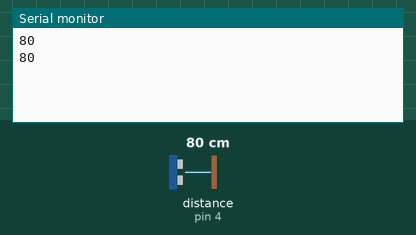
This sketch was run on a simulated Arduino Uno, built with avr-gcc and run on an emulated ATmega328P. On the bench: the last lines printed to the serial monitor. Wiring (inferred from the names in the program): ultrasonic range finder: trigger pin 3; echo pin 4. Inputs (shaded band) come from the test bench; at power-on: distance to the obstacle (sensor on pin 4) 80 cm. The echo pulse lasts 58.3 µs per cm.

Above: at 1.8 s.
1.9 s: distance to the obstacle (sensor on pin 4) set to 2 cm
At 2.8 s:
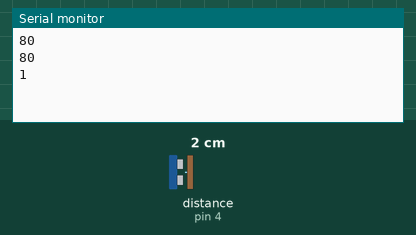
3.4 s: distance to the obstacle (sensor on pin 4) set to 4 cm
At 4.5 s:
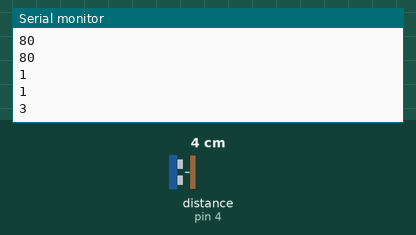
Timing chart, 0 to 6.4 s (numbered marks = the images above; inputs shaded):
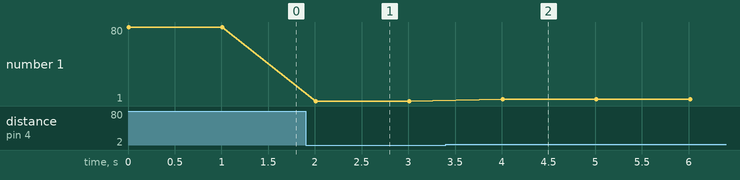

The sketch:

codigo2.ino
```cpp
/***   Global variables   ***/
int distancia=0;
int tiempo=0;
int trigger=3;
int echo=4;

/***   Function declaration   ***/
//bqBAT
long TP_init(int trigger_pin, int echo_pin);
long Distance(int trigger_pin, int echo_pin);

void setup()
{


  Serial.begin(9600);

}


void loop()
{
    pinMode( echo , INPUT );
    pinMode( trigger , OUTPUT );
    distancia=Distance(trigger,echo);
    Serial.println(distancia);
    delay(1000);

}

/***   Function definition   ***/
//bqBAT
long TP_init(int trigger_pin, int echo_pin)
{
  digitalWrite(trigger_pin, LOW);
  delayMicroseconds(2);
  digitalWrite(trigger_pin, HIGH);
  delayMicroseconds(10);
  digitalWrite(trigger_pin, LOW);
  long microseconds = pulseIn(echo_pin ,HIGH);
  return microseconds;
}
long Distance(int trigger_pin, int echo_pin)
{
  long microseconds = TP_init(trigger_pin, echo_pin);
  long distance;
  distance = microseconds/29/2;
  if (distance == 0){
    distance = 999;
  }
  return distance;
}
```

Measured:
- after the input at 1.9 s, the serial monitor: prints a new line after 0.11 s (image 1)
- after the input at 3.4 s, the serial monitor: prints a new line after 0.61 s (image 2)
- plotted number 1: 80 → 1 after the input at 1.9 s, 1 → 3 after the input at 3.4 s
